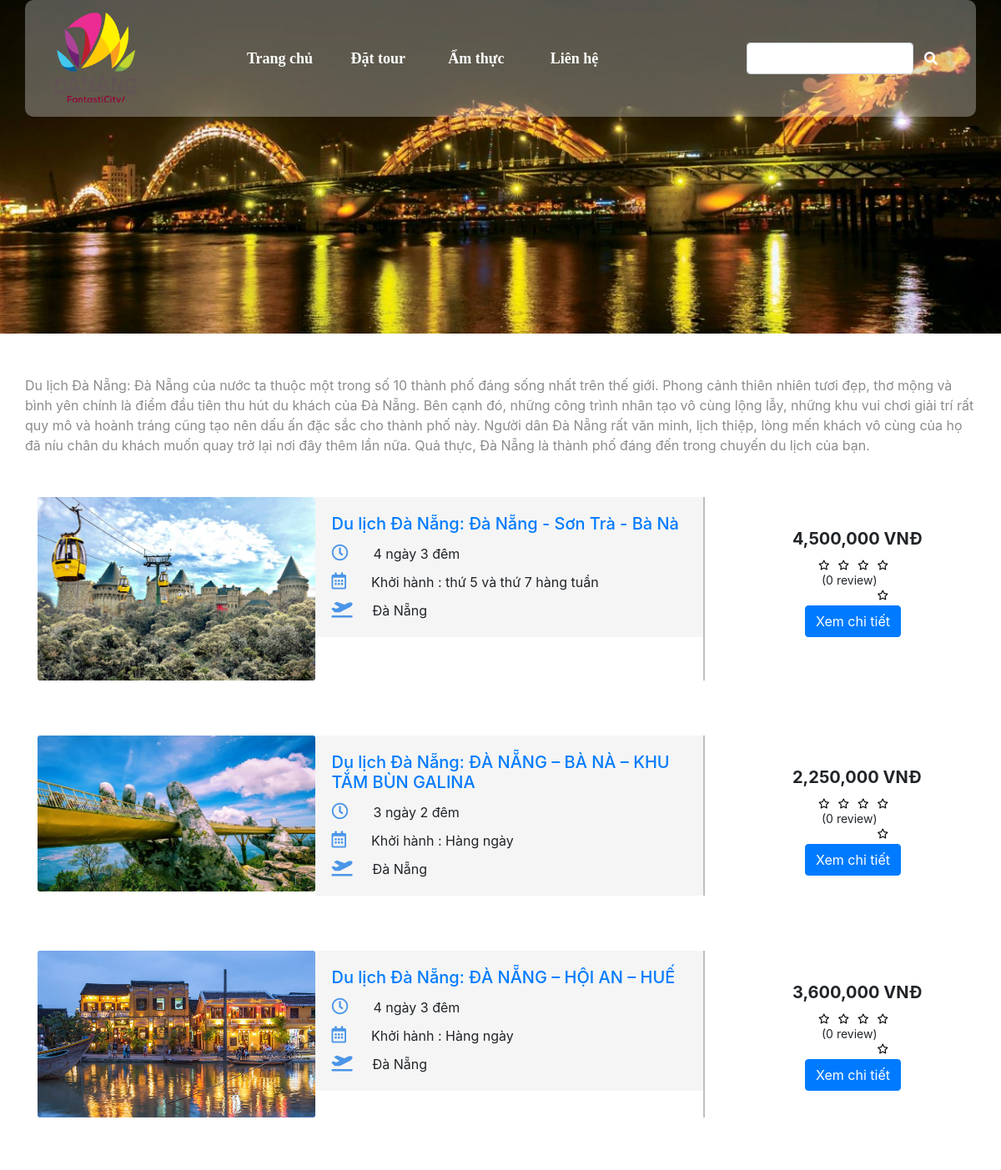
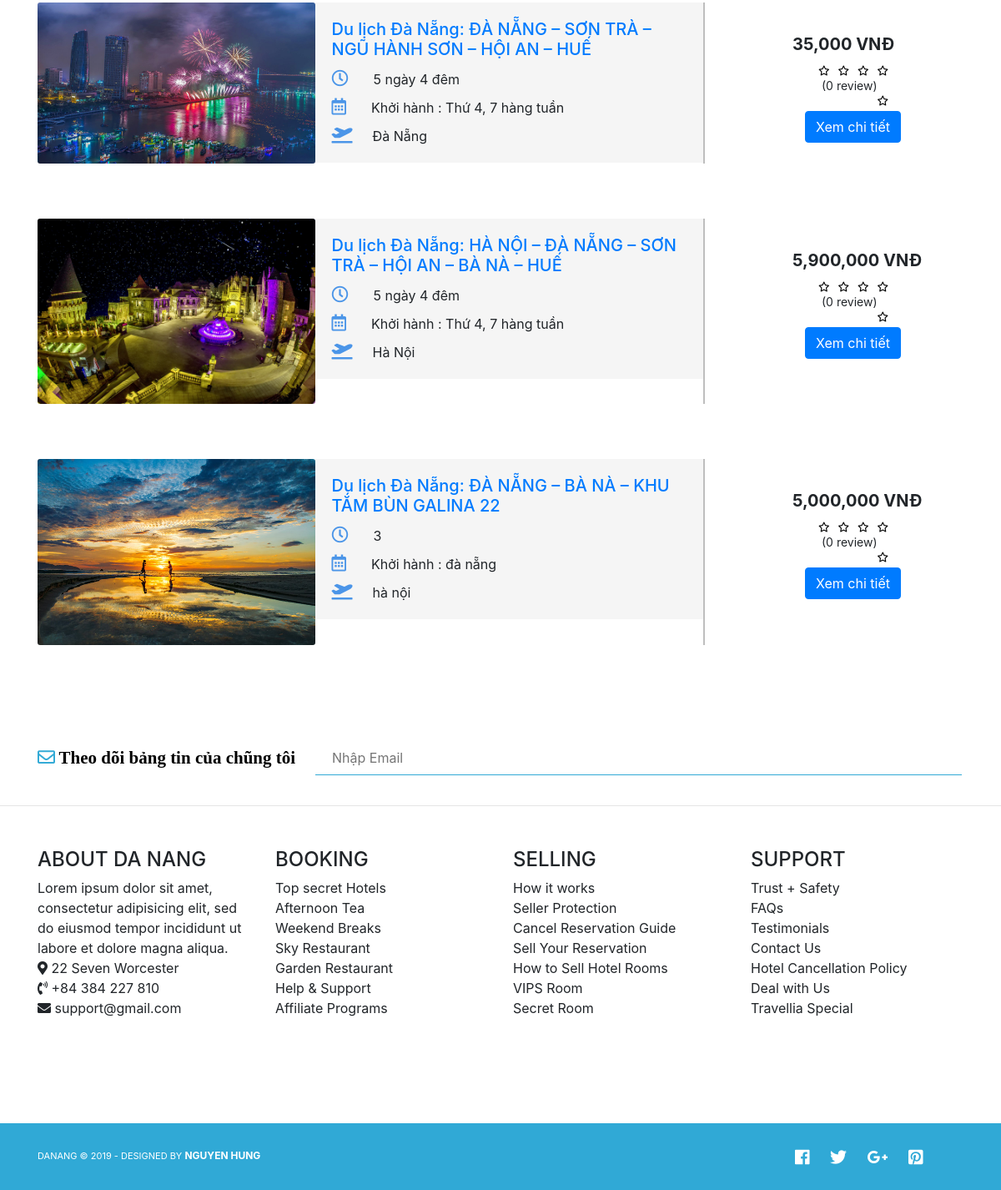
The page /dulich/dulich/index.php?action=dattour on the database its author committed (2 pictures, top to bottom).
### tables this page shows
CREATE TABLE `tour` (
  `id` int(11) NOT NULL,
  `ten` text NOT NULL,
  `tgian` text NOT NULL,
  `diadiem` varchar(50) NOT NULL,
  `khoihanh` varchar(30) NOT NULL,
  `gia` int(11) NOT NULL,
  `anh_thumb` text NOT NULL,
  `anh` text NOT NULL,
  `thongtin` text NOT NULL,
  `uudai` text NOT NULL
);

### dulich/dulich/view.php (called while the page is built, shortened)
<?php
	class View
	{
		public function dattour($rs)
		{
			require_once 'view/dattour.php';
		}
	}
 ?>

### dulich/dulich/model.php (called while the page is built, shortened)
<?php
	class Model
	{
		public $conn;
		public function __construct()
		{
			$host="localhost";
			$username="root";
			$pass="";
			$bd= "qlda1";
			$this->conn= new mysqli($host, $username, $pass, $bd);
			mysqli_set_charset($this->conn, 'UTF8');
		}
		public function getList()
		{
			$sql="SELECT * FROM tour;";
			$result=$this->conn->query($sql);
			if($result!=null)
			if ($result->num_rows >0) {
				return $result;
			}else{
				return null;
			}
		}
	}
 ?>

### dulich/dulich/view/dattour.php (the view, shortened to what this page needs)
<body>
	<div class="container-fluid bg-main-dattour">
		<div class="container">
			<div class="row head">
				<div class="col-2"><img id="logo" src="img/anhphu/logo.png"></div>
				<div class="menu col-7" style="padding-left: 50px;text-align: center;">
					<div class="home"><a href="index.php">Trang chủ</a></div>
					<div class="home"><a href="index.php?action=dattour">Đặt tour</a></div>
					<div class="home"><a href="index.php?action=amthuc">Ẩm thực</a></div>
					<div class="home"><a href="index.php?action=lienhe">Liên hệ</a></div>
				</div>
				<div class="home search col-3">
					<form class="form-inline" action="index.php?action=dattour" method="post">
						<input class="form-control" type="text" name="key" style="width: 200px">
						<button class="btn btn-hover" style="background: none; color: white;" name="Search">
							<i class="fas fa-search"></i>
						</button>
					</form>
				</div>
			</div>
		</div>
	</div>
	<div class="container">
		<div class="row" style="margin-top: 50px; color: #8c8c8c;;">
			Du lịch Đà Nẵng: Đà Nẵng của nước ta thuộc một trong số 10 thành phố đáng sống nhất trên thế giới. Phong cảnh thiên nhiên tươi đẹp, thơ mộng và bình yên chính là điểm đầu tiên thu hút du khách của Đà Nẵng. Bên cạnh đó, những công trình nhân tạo vô cùng lộng lẫy, những khu vui chơi giải trí rất quy mô và hoành tráng cũng tạo nên dấu ấn đặc sắc cho thành phố này. Người dân Đà Nẵng rất văn minh, lịch thiệp, lòng mến khách vô cùng của họ đã níu chân du khách muốn quay trở lại nơi đây thêm lần nữa. Quả thực, Đà Nẵng là thành phố đáng đến trong chuyến du lịch của bạn.
		</div>
		<?php
		if($rs!=null){
			while ($item = $rs->fetch_assoc()) {
				?>
				<div class="row" style="margin-top: 50px;">
					<div class="col-9">
						<div class="mb-3" style="max-width: 800px; border-right: 2px solid #bebebe;">
							<div class="row no-gutters">
								<div class="col-md-5">
									<img src="<?php echo ($item["anh"]); ?>" class="card-img" alt="...">
								</div>
								<div class="col-md-7">
									<div class="card-body">
										<h5 class="card-title"><a style="text-decoration: none;" href="index.php?action=chitiettour&id=<?php echo($item["id"]) ?>">Du lịch Đà Nẵng: <?php echo ($item["ten"]); ?></a></h5>
										<div>
											<div class="time"><i class="far fa-clock"></i><span style="margin-left: 30px;"><?php echo ($item["tgian"]);  ?></span></div>
											<div class="time"><i class="far fa-calendar-alt"></i><span style="margin-left: 30px;">Khởi hành : <?php echo ($item['khoihanh']); ?></span></div>
											<div class="time"class="time"><i class="fas fa-plane-departure"></i><span style="margin-left: 24px;"><?php echo ($item['diadiem']); ?></span></div>
										</div>
									</div>
								</div>
							</div>
						</div>
					</div>
					<div class="col-3 dat">
						<div style="font-size: 20px;font-weight: bold;margin-left: 50px;"><?php echo number_format($item['gia']); ?> VNĐ</div>
						<div class="stars">
							<form action="">
								<label class="star star-5" for="star-5"></label>
								<label class="star star-4" for="star-4"></label>
								<label class="star star-3" for="star-3"></label>
								<label class="star star-2" for="star-2"></label>
								<label class="star star-1" for="star-1"></label>
							</form>
						</div>
						<div style="margin-left: 85px;font-size: 14px;">(0 review)</div>
						<button type="button" class="btn btn-primary" style="margin-left: 65px;margin-top: 20px;"><a style="color: #fff; text-decoration: none;" href="index.php?action=chitiettour&id=<?php echo($item["id"]) ?>">Xem chi tiết</a></button>
					</div>
				</div>
			<?php }
			} ?>
		</div>
		<div class="container">
			<div class="bangtin">
				<div>
					<span><i id="icon" class="far fa-envelope"></i></span>
					<span class="theodoi">Theo dõi bảng tin của chũng tôi</span>
				</div>
				<div>
					<input id="email" type="text" name="" placeholder="Nhập Email">
				</div>
			</div>
		</div>
		<hr>
		<div class="container hotro">
			<div class="row">
				<div class="col hotro2">
					<h4>ABOUT DA NANG</h4>
					<div>Lorem ipsum dolor sit amet,
						consectetur adipisicing elit,
					sed do eiusmod tempor incididunt ut labore et dolore magna aliqua.</div>
					<div>
						<i class="fas fa-map-marker-alt"></i>
						<span> 22 Seven Worcester</span>
					</div>
					<div>
						<i class="fas fa-phone-volume"></i>
						<span>+84 384 227 810</span>
					</div>
					<div>
						<i class="fas fa-envelope"></i>
						<span> support@gmail.com</span>
					</div>
				</div>
				<div class="col hotro2">
					<h4>BOOKING</h4>
					<div>Top secret Hotels</div>
					<div>Afternoon Tea</div>
					<div>Weekend Breaks</div>
					<div>Sky Restaurant</div>
					<div>Garden Restaurant</div>
					<div>Help & Support</div>
					<div>Affiliate Programs</div>
				</div>
				<div class="col hotro2">
					<h4>SELLING</h4>
					<div>How it works</div>
					<div>Seller Protection</div>
					<div>Cancel Reservation Guide</div>
					<div>Sell Your Reservation</div>
					<div>How to Sell Hotel Rooms</div>
					<div>VIPS Room</div>
					<div>Secret Room</div>
				</div>
				<div class="col hotro2">
					<h4>SUPPORT</h4>
					<div>Trust + Safety</div>
					<div>FAQs</div>
					<div>Testimonials</div>
					<div>Contact Us</div>
					<div>Hotel Cancellation Policy</div>
					<div>Deal with Us</div>
					<div>Travellia Special</div>
				</div>
			</div>
		</div>
		<div class="container-fluid end">
			<div class="container end2">
				<div class="end3">DANANG © 2019<span> - DESIGNED BY <span class="ten">NGUYEN HUNG</span></span></div>
				<div></div>
				<div class="icon">
					<i class="fab fa-facebook"></i>
					<i class="fab fa-twitter"></i>
					<i class="fab fa-google-plus-g"></i>
					<i class="fab fa-pinterest-square"></i>
				</div>
			</div>
		</div>
	</body>
	</html>

### dulich/dulich/index.php (shortened to what this page needs)
<!DOCTYPE html>
<html>
<head>
	<link rel="stylesheet" type="text/css" href="css/hoian.css">
	<link rel="stylesheet" type="text/css" href="css/dattour.css">
	<link rel="stylesheet" type="text/css" href="ttcs.css">
	<link rel="stylesheet" type="text/css" href="bootstrap.min.css">
	<link rel="stylesheet" type="text/css" href="css/amthuc.css">
	<link rel="stylesheet" type="text/css" href="css/lienhe.css">
	<link rel='stylesheet prefetch' href='https://netdna.bootstrapcdn.com/font-awesome/3.2.1/css/font-awesome.css'>
	<link rel="stylesheet" href="https://use.fontawesome.com/releases/v5.7.2/css/all.css">
</head>
<?php
	require_once 'controller.php';
	$ct = new Controller();
	if(isset($_GET['action'])&&$_GET['action']!=""){
		$a = $_GET['action'];
		$ct->$a();
	}else{
		$ct->index();
	}
 ?>

### dulich/dulich/controller.php (shortened to what this page needs)
<?php
	 class Controller
	 {
	 	public $view;
		public $model;
		function __construct()
		{
			require_once 'view.php';
			$this->view= new View();
			require_once 'model.php';
			$this->model= new Model();
		}
		public function dattour()
		{
			if(isset($_POST['Search'])){
				$key = $_POST['key'];
				$rs = $this->model->search($key);
				$this->view->dattour($rs);
			}else{
				$listhh= $this->model->getList();
				$this->view->dattour($listhh);
			}
		}
	 }
 ?>

### dulich/dulich/css/hoian.css (style rules this page uses)
* { margin: 0; padding: 0; }
#logo { height: 120px; width: 120px; }
.head { padding: 10px; display: flex; align-items: center; }
.menu { overflow: hidden; display: grid; grid-template-columns: 20% 20% 20% 20% 20%; }
.home >a { color: #fff; text-align: center; font-size: 18px; line-height: 25px; cursor: pointer; font-weight: bold; font-family: Courier New Courier; }
div.stars { width: 200px; display: inline-block; }
label.star { float: right; padding: 10px; font-size: 20px; color: #000; transition: all .2s; }
label.star:before { content: '\f006'; font-family: FontAwesome; }
.time { margin-top: 20px; }
.time >i { font-size: 20px; color: #4b95e8; cursor: pointer; }
* { box-sizing: border-box; }
.row:after { content: ""; display: table; clear: both; }
.bangtin { display: grid; grid-template-columns: 30% 70%; align-items: center; height: 80px; margin-top: 80px; }
#email { padding-left: 20px; height: 40px; width: 775px; border: 0; border-bottom: 1px solid #32aad6 !important; }
.theodoi { font-size: 21px; color: #000; font-weight: bold; font-family: Tahoma Geneva; }
#icon { color: #32aad6; font-size: 21px; }
.hotro { height: 300px; }
.hotro2 >div { cursor: pointer; }
.end { background-color: #30a9d6; height: 80px; }
.end2 { color: #fff; display: grid; grid-template-columns: 25% 55% 20%; padding-top: 30px; }
.end3 { font-size: 11px; }
.ten { font-size: 12px; font-weight: bold; }
.icon i { font-size: 20px; margin-left: 20px; cursor: pointer; }

### dulich/dulich/css/dattour.css (style rules this page uses)
* { margin: 0; padding: 0; }
.bg-main-dattour { height: 400px; background-image: url('anhphu/dattour.jpg'); background-repeat: no-repeat; background-size: cover; }
#logo { height: 120px; width: 120px; }
.head { padding: 10px; display: flex; align-items: center; }
.menu { overflow: hidden; display: grid; grid-template-columns: 20% 20% 20% 20% 20%; }
.home >a { color: #fff; text-align: center; font-size: 18px; line-height: 25px; cursor: pointer; font-weight: bold; font-family: Courier New Courier; }
.time { margin-top: 10px; }
.time >i { font-size: 20px; color: #4b95e8; cursor: pointer; }
div.stars { width: 110px; display: inline-block; margin-left: 60px; height: 15px; }
label.star { float: right; padding: 5px; font-size: 12px; color: #000; transition: all .2s; }
label.star:before { content: '\f006'; font-family: FontAwesome; }
.dat { padding-top: 35px; }
.bangtin { display: grid; grid-template-columns: 30% 70%; align-items: center; height: 80px; margin-top: 80px; }
#email { padding-left: 20px; height: 40px; width: 775px; border: 0; border-bottom: 1px solid #32aad6 !important; }
.theodoi { font-size: 21px; color: #000; font-weight: bold; font-family: Tahoma Geneva; }
#icon { color: #32aad6; font-size: 21px; }
.hotro { height: 300px; }
.hotro2 >div { cursor: pointer; }
.end { background-color: #30a9d6; height: 80px; }
.end2 { color: #fff; display: grid; grid-template-columns: 25% 55% 20%; padding-top: 30px; }
.end3 { font-size: 11px; }
.ten { font-size: 12px; font-weight: bold; }
.icon i { font-size: 20px; margin-left: 20px; cursor: pointer; }

### dulich/dulich/ttcs.css (style rules this page uses)
* { margin: 0; padding: 0; }
.btn-hover { background: white; }
#logo { height: 120px; width: 120px; }
.head { padding: 10px; display: flex; align-items: center; background: rgba(255, 255, 255, 0.3); border-radius: 10px; }
.menu { overflow: hidden; display: grid; grid-template-columns: 20% 20% 20% 20% 20% ; }
.home >a { color: #fff; text-align: center; font-size: 18px; line-height: 25px; cursor: pointer; font-weight: bold; font-family: Courier New Courier; }
.col { margin-top: 20px; }
.hotro { margin-top: 50px; margin-bottom: 50px; }
.card-body { background-color: #f5f5f5; }
.bangtin { display: grid; grid-template-columns: 30% 70%; align-items: center; height: 80px; margin-top: 80px; }
#email { padding-left: 20px; height: 40px; width: 775px; border: 0; border-bottom: 1px solid #32aad6 !important; }
.theodoi { font-size: 21px; color: #000; font-weight: bold; font-family: Tahoma Geneva; }
#icon { color: #32aad6; font-size: 21px; }
.hotro { height: 300px; }
.hotro2 >div { cursor: pointer; }
.end { background-color: #30a9d6; height: 80px; }
.end2 { color: #fff; display: grid; grid-template-columns: 25% 55% 20%; padding-top: 30px; }
.end3 { font-size: 11px; }
.ten { font-size: 12px; font-weight: bold; }
.icon i { font-size: 20px; margin-left: 20px; cursor: pointer; }

### rows shown on the page
tour: anh (picture), ten "Đà Nẵng - Sơn Trà - Bà Nà", tgian "4 ngày 3 đêm", khoihanh "thứ 5 và thứ 7 hàng tuần", diadiem "Đà Nẵng", gia "4,500,000"
tour: anh (picture), ten "ĐÀ NẴNG – BÀ NÀ – KHU TẮM BÙN GALINA", tgian "3 ngày 2 đêm", khoihanh "Hàng ngày", diadiem "Đà Nẵng", gia "2,250,000"
tour: anh (picture), ten "ĐÀ NẴNG – HỘI AN – HUẾ", tgian "4 ngày 3 đêm", khoihanh "Hàng ngày", diadiem "Đà Nẵng", gia "3,600,000"
tour: anh (picture), ten "ĐÀ NẴNG – SƠN TRÀ – NGŨ HÀNH SƠN – HỘI AN – HUẾ", tgian "5 ngày 4 đêm", khoihanh "Thứ 4, 7 hàng tuần", diadiem "Đà Nẵng", gia "35,000"
tour: anh (picture), ten "HÀ NỘI – ĐÀ NẴNG – SƠN TRÀ – HỘI AN – BÀ NÀ – HUẾ", tgian "5 ngày 4 đêm", khoihanh "Thứ 4, 7 hàng tuần", diadiem "Hà Nội", gia "5,900,000"
tour: anh (picture), ten "ĐÀ NẴNG – BÀ NÀ – KHU TẮM BÙN GALINA 22", tgian "3", khoihanh "đà nẵng", diadiem "hà nội", gia "5,000,000"
